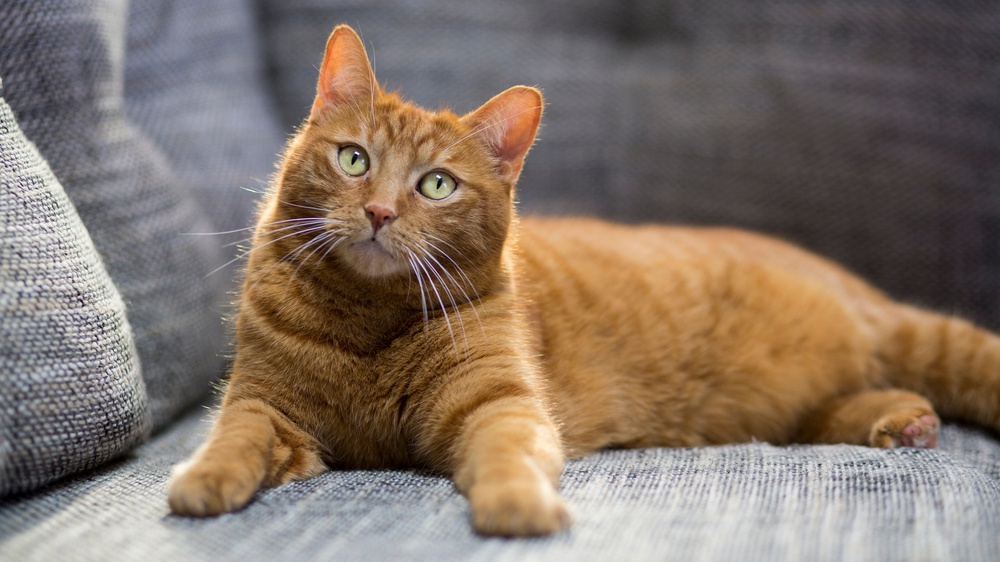
#> input picture photos/cat2.jpg, 1000 x 562 px, shrunk from 2121 x 1193 before the run
$ python splitmerge.py
#> lines starting #> are read from the running program, lines starting #| are printed output that depends on the picture
import cv2 as cv
import numpy as np


img = cv.imread('photos/cat2.jpg')
#> img is the input picture: shape (562, 1000, 3); mean B, G, R 103.8, 116.1, 131.8
cv.imshow('Cat', img)

blank = np.zeros(img.shape[:2], dtype='uint8')


b,g,r = cv.split(img)
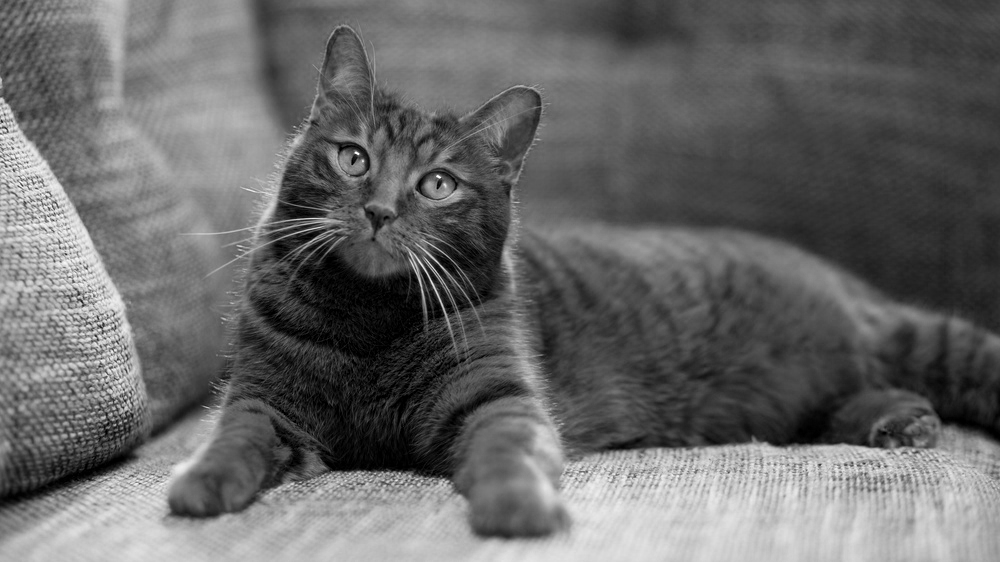
#> b: shape (562, 1000); min 0, max 255, mean 103.8
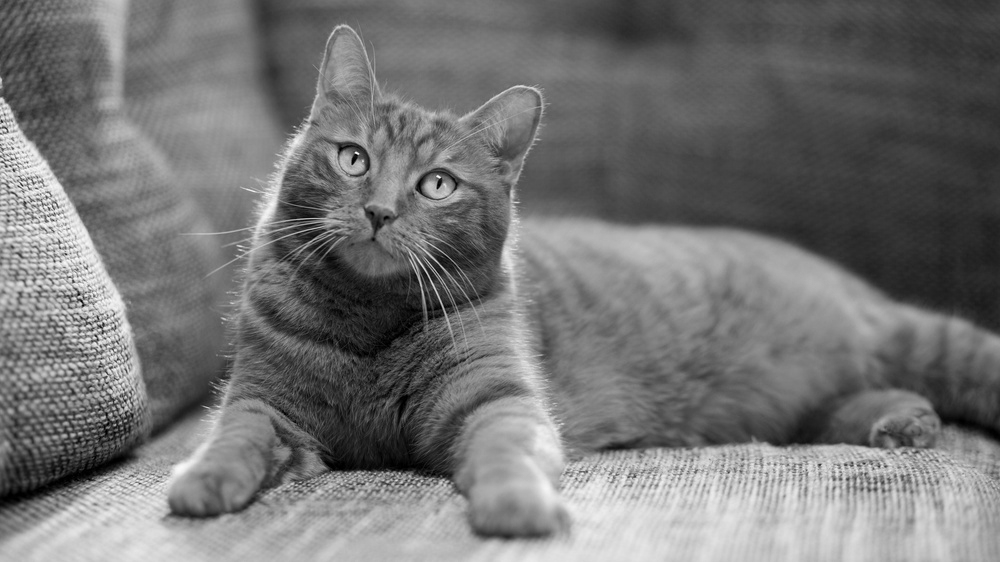
#> g: shape (562, 1000); min 0, max 255, mean 116.1
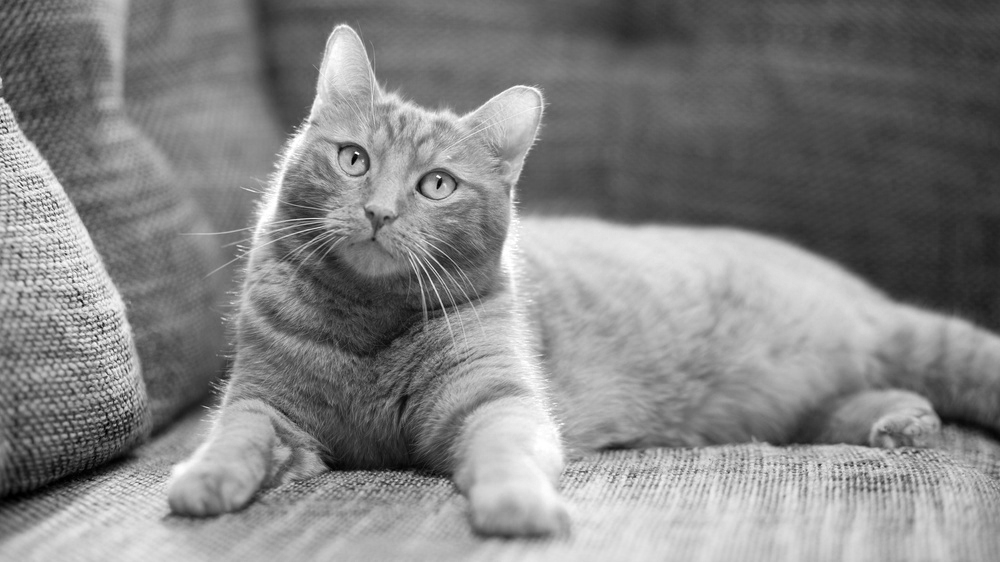
#> r: shape (562, 1000); min 0, max 255, mean 131.8
cv.imshow('Blue', b)
cv.imshow('Green', g)
cv.imshow('Red', r)

blue = cv.merge([b,blank,blank])
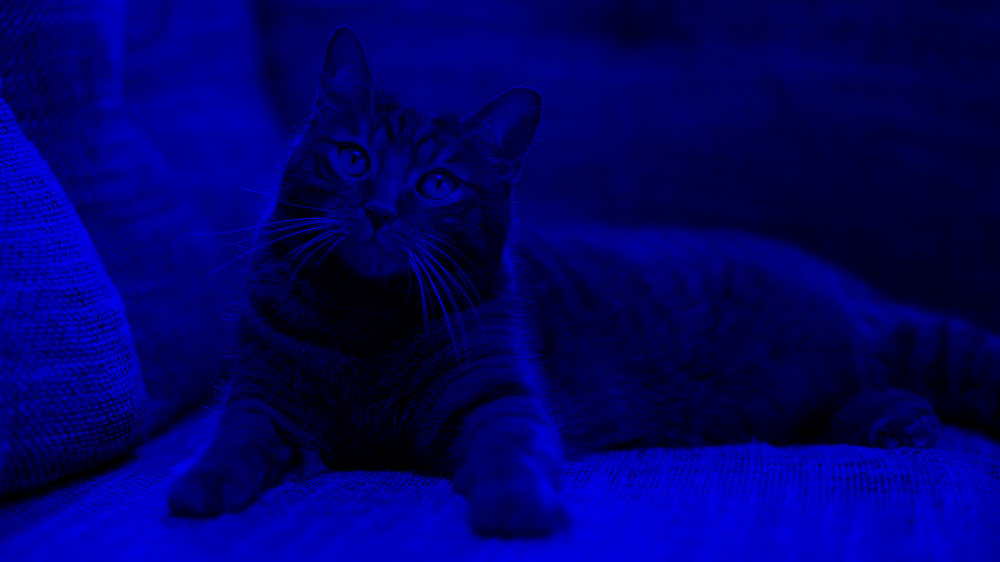
#> blue: shape (562, 1000, 3); mean of channels 0, 1, 2 103.8, 0, 0; drawn as B, G, R
green = cv.merge([blank,g,blank])
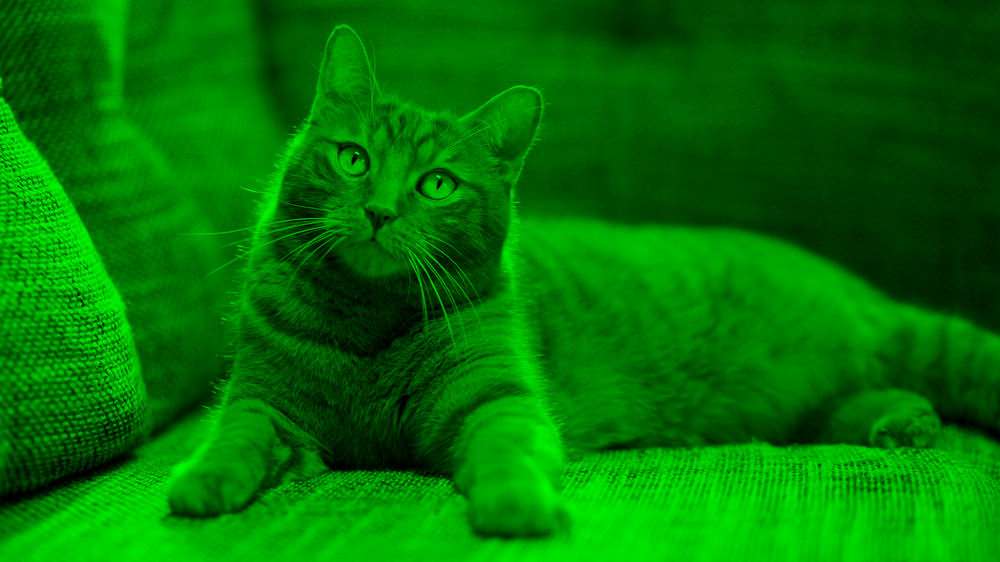
#> green: shape (562, 1000, 3); mean of channels 0, 1, 2 0, 116.1, 0; drawn as B, G, R
red = cv.merge([blank,blank,r])
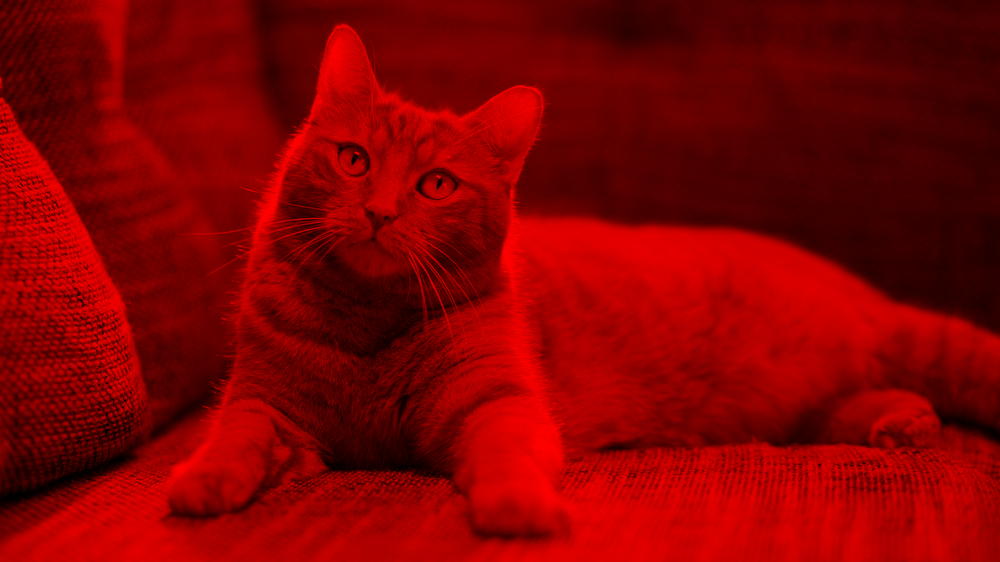
#> red: shape (562, 1000, 3); mean of channels 0, 1, 2 0, 0, 131.8; drawn as B, G, R

cv.imshow('Blue blank', blue)
cv.imshow('Green blank', green)
cv.imshow('Red blank', red)

print(img.shape)
#| (562, 1000, 3)
print(b.shape)
#| (562, 1000)
print(g.shape)
#| (562, 1000)
print(r.shape)
#| (562, 1000)

merged = cv.merge([b,g,r])
cv.imshow('Merged', merged)

cv.waitKey(0)

$ run again, with photos/cat1.jpg copied over photos/cat2.jpg
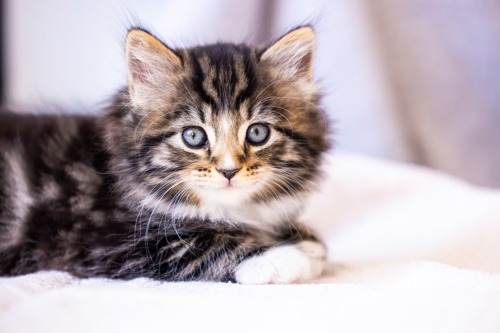
#> input picture photos/cat1.jpg, 500 x 333 px
#> img is the input picture: shape (333, 500, 3); mean B, G, R 177.9, 172.5, 183.2
#> `green = cv.merge([blank,g,blank])`:
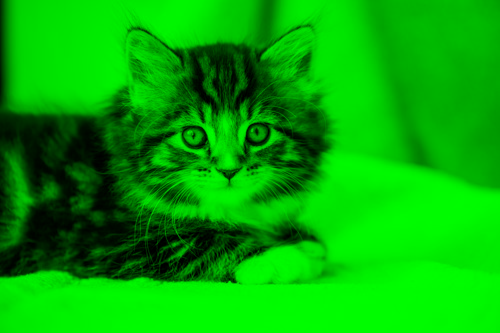
#> green: shape (333, 500, 3); mean of channels 0, 1, 2 0, 172.5, 0; drawn as B, G, R
#> `red = cv.merge([blank,blank,r])`:
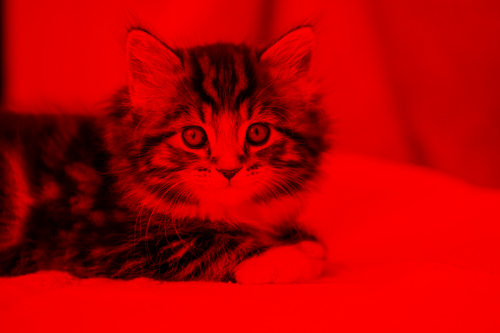
#> red: shape (333, 500, 3); mean of channels 0, 1, 2 0, 0, 183.2; drawn as B, G, R
#| (333, 500, 3)
#| (333, 500)
#| (333, 500)
#| (333, 500)

$ run again, with photos/arg1.jpg copied over photos/cat2.jpg
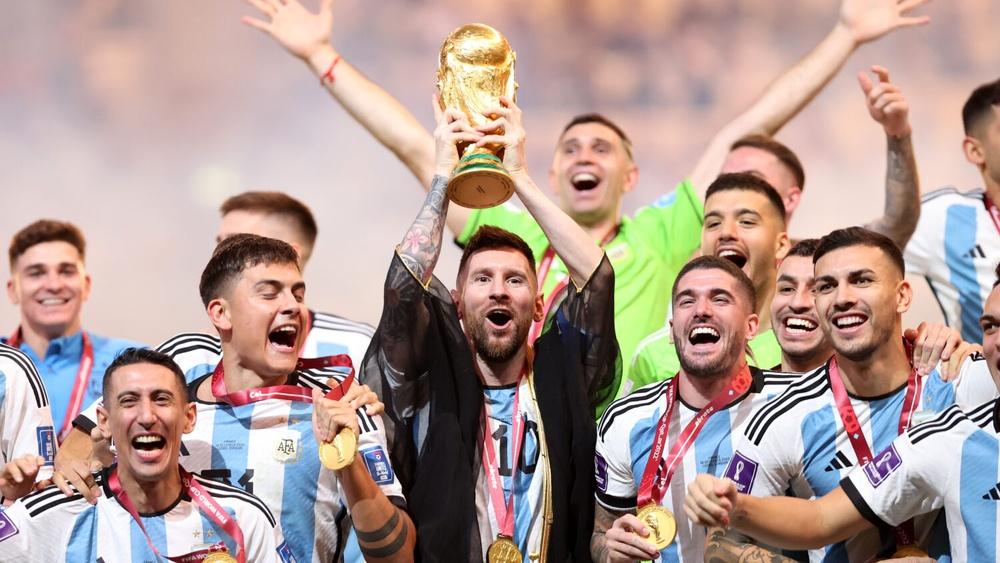
#> input picture photos/arg1.jpg, 1000 x 563 px, shrunk from 1500 x 844 before the run
#> img is the input picture: shape (563, 1000, 3); mean B, G, R 148, 154.8, 177.3
#> `green = cv.merge([blank,g,blank])`:
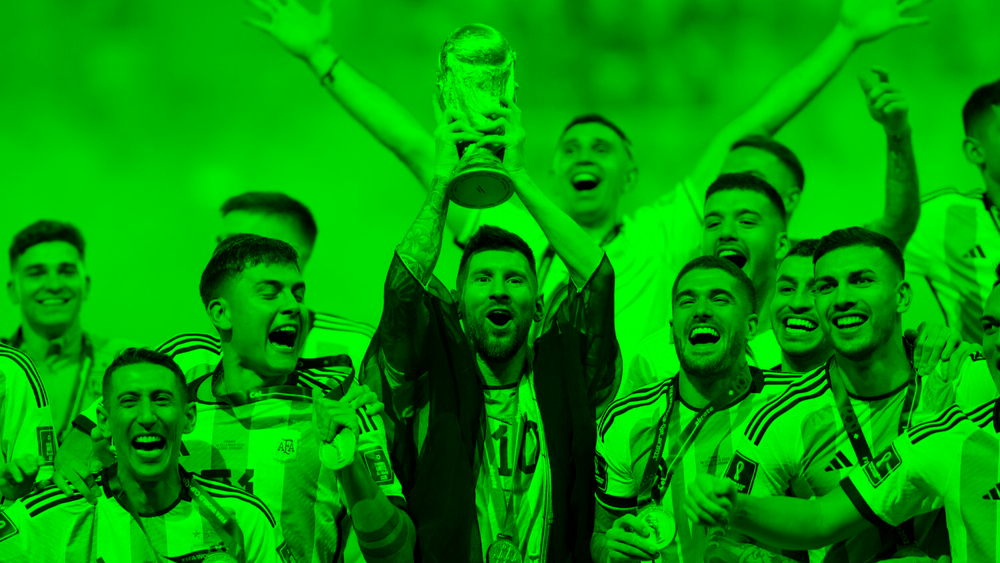
#> green: shape (563, 1000, 3); mean of channels 0, 1, 2 0, 154.8, 0; drawn as B, G, R
#> `red = cv.merge([blank,blank,r])`:
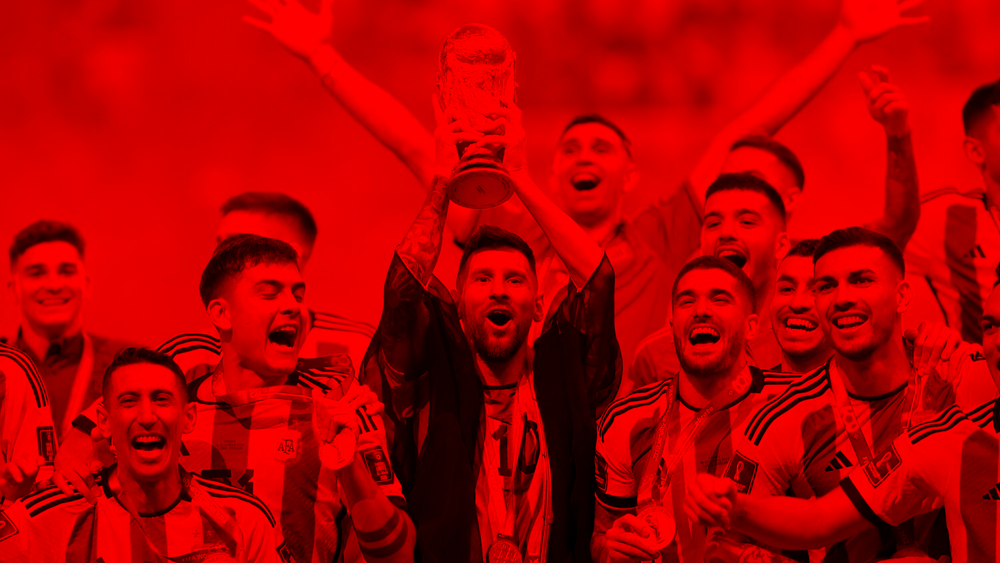
#> red: shape (563, 1000, 3); mean of channels 0, 1, 2 0, 0, 177.3; drawn as B, G, R
#| (563, 1000, 3)
#| (563, 1000)
#| (563, 1000)
#| (563, 1000)

$ run again, with photos/messi1.jpg copied over photos/cat2.jpg
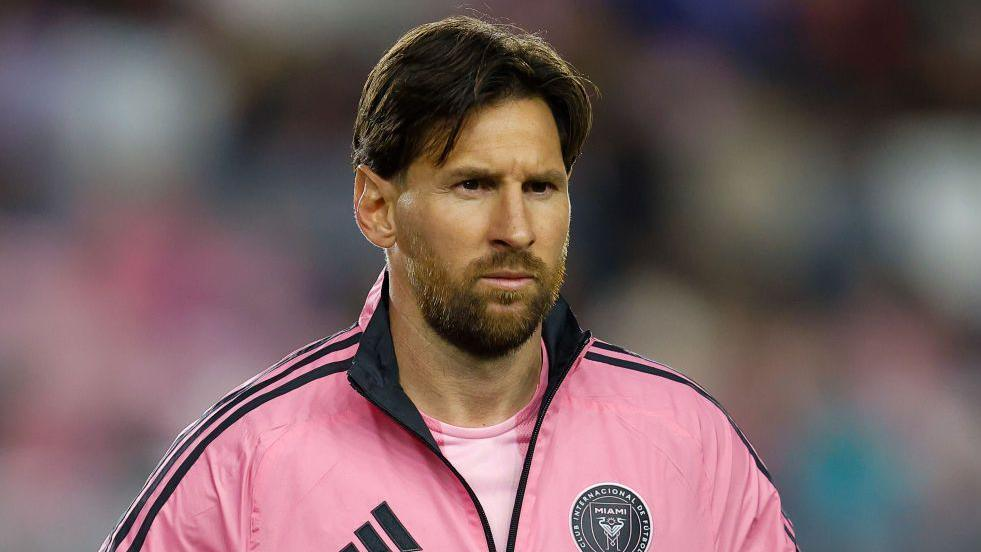
#> input picture photos/messi1.jpg, 981 x 552 px
#> img is the input picture: shape (552, 981, 3); mean B, G, R 97.3, 95.4, 117.8
#> `green = cv.merge([blank,g,blank])`:
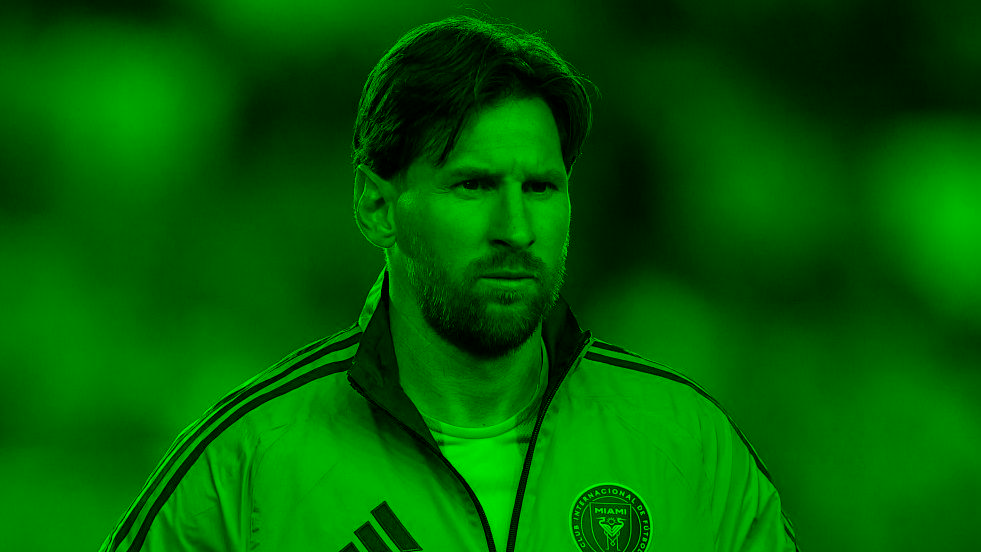
#> green: shape (552, 981, 3); mean of channels 0, 1, 2 0, 95.4, 0; drawn as B, G, R
#> `red = cv.merge([blank,blank,r])`:
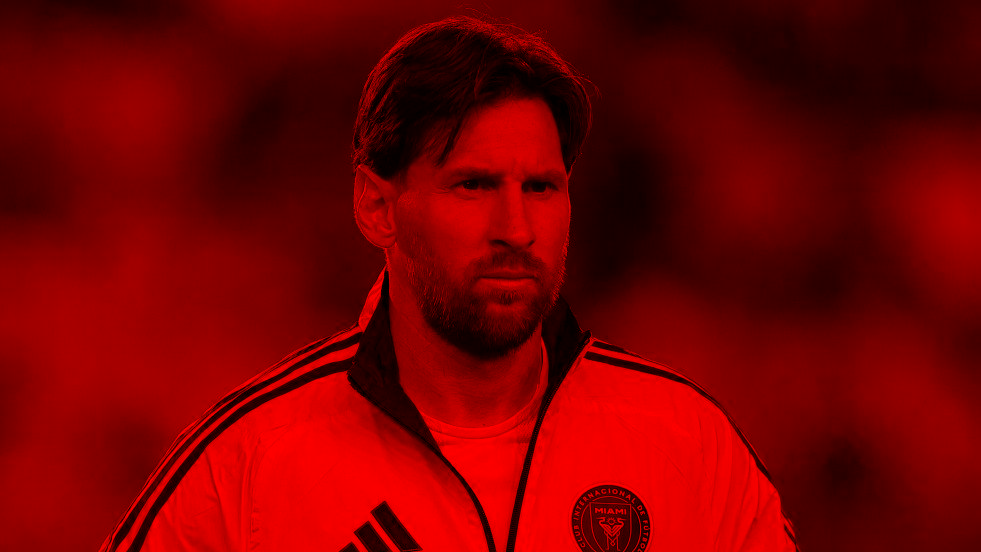
#> red: shape (552, 981, 3); mean of channels 0, 1, 2 0, 0, 117.8; drawn as B, G, R
#| (552, 981, 3)
#| (552, 981)
#| (552, 981)
#| (552, 981)
